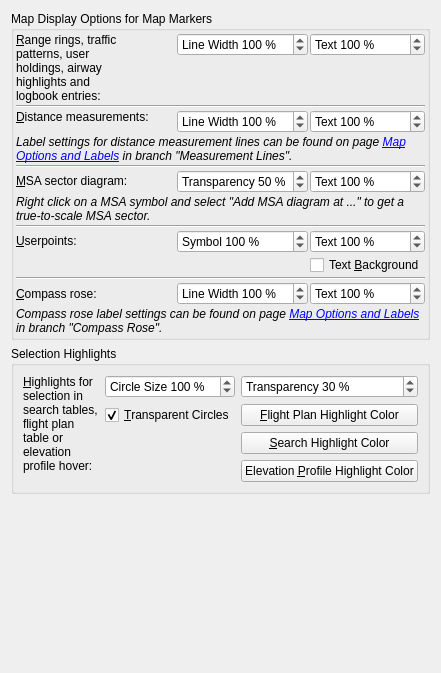
          <widget class="QWidget" name="scrollAreaWidgetContents_7">
           <property name="geometry">
            <rect>
             <x>0</x>
             <y>0</y>
             <width>441</width>
             <height>673</height>
            </rect>
           </property>
           <layout class="QGridLayout" name="gridLayout_35">
            <item row="3" column="0">
             <spacer name="verticalSpacer_7">
              <property name="orientation">
               <enum>Qt::Vertical</enum>
              </property>
              <property name="sizeHint" stdset="0">
               <size>
                <width>20</width>
                <height>0</height>
               </size>
              </property>
             </spacer>
            </item>
            <item row="0" column="0">
             <widget class="QGroupBox" name="groupBox">
              <property name="title">
               <string>Map Display Options for Map Markers</string>
              </property>
              <layout class="QGridLayout" name="gridLayout_29">
               <property name="leftMargin">
                <number>2</number>
               </property>
               <property name="topMargin">
                <number>2</number>
               </property>
               <property name="rightMargin">
                <number>2</number>
               </property>
               <property name="bottomMargin">
                <number>2</number>
               </property>
               <property name="spacing">
                <number>2</number>
               </property>
               <item row="0" column="4" alignment="Qt::AlignTop">
                <widget class="QSpinBox" name="spinBoxOptionsDisplayThicknessUserFeature">
                 <property name="toolTip">
                  <string>Line width for these map markers</string>
                 </property>
                 <property name="suffix">
                  <string> %</string>
                 </property>
                 <property name="prefix">
                  <string>Line Width </string>
                 </property>
                 <property name="minimum">
                  <number>20</number>
                 </property>
                 <property name="maximum">
                  <number>200</number>
                 </property>
                 <property name="singleStep">
                  <number>10</number>
                 </property>
                 <property name="value">
                  <number>100</number>
                 </property>
                </widget>
               </item>
               <item row="10" column="4">
                <widget class="QSpinBox" name="spinBoxOptionsDisplaySymbolSizeUserpoint">
                 <property name="toolTip">
                  <string>Symbol size for userpoints</string>
                 </property>
                 <property name="suffix">
                  <string> %</string>
                 </property>
                 <property name="prefix">
                  <string>Symbol </string>
                 </property>
                 <property name="minimum">
                  <number>50</number>
                 </property>
                 <property name="maximum">
                  <number>200</number>
                 </property>
                 <property name="singleStep">
                  <number>10</number>
                 </property>
                 <property name="value">
                  <number>100</number>
                 </property>
                </widget>
               </item>
               <item row="7" column="5">
                <widget class="QSpinBox" name="spinBoxOptionsDisplayTextSizeAirportMsa">
                 <property name="toolTip">
                  <string>Text size of the MSA sector diagram altitude labels</string>
                 </property>
                 <property name="suffix">
                  <string> %</string>
                 </property>
                 <property name="prefix">
                  <string>Text </string>
                 </property>
                 <property name="minimum">
                  <number>20</number>
                 </property>
                 <property name="maximum">
                  <number>150</number>
                 </property>
                 <property name="singleStep">
                  <number>10</number>
                 </property>
                 <property name="value">
                  <number>100</number>
                 </property>
                </widget>
               </item>
               <item row="13" column="5">
                <widget class="QSpinBox" name="spinBoxOptionsDisplayTextSizeCompassRose">
                 <property name="toolTip">
                  <string>Text size of the compass rose line labels</string>
                 </property>
                 <property name="suffix">
                  <string> %</string>
                 </property>
                 <property name="prefix">
                  <string>Text </string>
                 </property>
                 <property name="minimum">
                  <number>50</number>
                 </property>
                 <property name="maximum">
                  <number>200</number>
                 </property>
                 <property name="singleStep">
                  <number>10</number>
                 </property>
                 <property name="value">
                  <number>100</number>
                 </property>
                </widget>
               </item>
               <item row="2" column="2" colspan="4">
                <widget class="Line" name="line_20">
                 <property name="orientation">
                  <enum>Qt::Horizontal</enum>
                 </property>
                </widget>
               </item>
               <item row="6" column="2" colspan="4">
                <widget class="Line" name="line_22">
                 <property name="orientation">
                  <enum>Qt::Horizontal</enum>
                 </property>
                </widget>
               </item>
               <item row="7" column="2">
                <widget class="QLabel" name="labelOptionsMapAirportMsa">
                 <property name="toolTip">
                  <string/>
                 </property>
                 <property name="text">
                  <string>&amp;MSA sector diagram:</string>
                 </property>
                 <property name="wordWrap">
                  <bool>true</bool>
                 </property>
                 <property name="textInteractionFlags">
                  <set>Qt::LinksAccessibleByMouse|Qt::TextSelectableByMouse</set>
                 </property>
                 <property name="buddy">
                  <cstring>spinBoxOptionsDisplayTransparencyAirportMsa</cstring>
                 </property>
                </widget>
               </item>
               <item row="0" column="5" alignment="Qt::AlignTop">
                <widget class="QSpinBox" name="spinBoxOptionsDisplayTextSizeUserFeature">
                 <property name="toolTip">
                  <string>Text size for labels</string>
                 </property>
                 <property name="suffix">
                  <string> %</string>
                 </property>
                 <property name="prefix">
                  <string>Text </string>
                 </property>
                 <property name="minimum">
                  <number>50</number>
                 </property>
                 <property name="maximum">
                  <number>200</number>
                 </property>
                 <property name="singleStep">
                  <number>10</number>
                 </property>
                 <property name="value">
                  <number>100</number>
                 </property>
                </widget>
               </item>
               <item row="11" column="5">
                <widget class="QCheckBox" name="checkBoxOptionsMapUserpointText">
                 <property name="toolTip">
                  <string>Draw white background for userpoint text labels</string>
                 </property>
                 <property name="text">
                  <string>Text &amp;Background</string>
                 </property>
                </widget>
               </item>
               <item row="5" column="2" colspan="4">
                <widget class="QLabel" name="labelOptionsMeasurmentHint">
                 <property name="text">
                  <string>&lt;html&gt;&lt;head/&gt;&lt;body&gt;&lt;p&gt;&lt;img src=&quot;:/littlenavmap/resources/icons/bulb.svg&quot;/&gt;&lt;span style=&quot; font-style:italic;&quot;&gt;Label settings for distance measurement lines can be found on page &lt;/span&gt;&lt;a href=&quot;lnm://mapoptions&quot;&gt;&lt;span style=&quot; font-style:italic; text-decoration: underline;&quot;&gt;Map Options and Labels&lt;/span&gt;&lt;/a&gt;&lt;span style=&quot; font-style:italic;&quot;&gt; in branch &amp;quot;Measurement Lines&amp;quot;.&lt;/span&gt;&lt;/p&gt;&lt;/body&gt;&lt;/html&gt;</string>
                 </property>
                 <property name="wordWrap">
                  <bool>true</bool>
                 </property>
                 <property name="margin">
                  <number>10</number>
                 </property>
                 <property name="textInteractionFlags">
                  <set>Qt::LinksAccessibleByMouse|Qt::TextSelectableByMouse</set>
                 </property>
                </widget>
               </item>
               <item row="10" column="5">
                <widget class="QSpinBox" name="spinBoxOptionsDisplayTextSizeUserpoint">
                 <property name="toolTip">
                  <string>Label text size for userpoints</string>
                 </property>
                 <property name="suffix">
                  <string> %</string>
                 </property>
                 <property name="prefix">
                  <string>Text </string>
                 </property>
                 <property name="minimum">
                  <number>50</number>
                 </property>
                 <property name="maximum">
                  <number>200</number>
                 </property>
                 <property name="singleStep">
                  <number>10</number>
                 </property>
                 <property name="value">
                  <number>100</number>
                 </property>
                </widget>
               </item>
               <item row="15" column="2" colspan="4">
                <widget class="QLabel" name="labelOptionsCompassRoseHint">
                 <property name="text">
                  <string>&lt;html&gt;&lt;head/&gt;&lt;body&gt;&lt;p&gt;&lt;img src=&quot;:/littlenavmap/resources/icons/bulb.svg&quot;/&gt;&lt;span style=&quot; font-style:italic;&quot;&gt;Compass rose label settings can be found on page &lt;/span&gt;&lt;a href=&quot;lnm://mapoptions&quot;&gt;&lt;span style=&quot; font-style:italic; text-decoration: underline;&quot;&gt;Map Options and Labels&lt;/span&gt;&lt;/a&gt;&lt;span style=&quot; font-style:italic;&quot;&gt; in branch &amp;quot;Compass Rose&amp;quot;.&lt;/span&gt;&lt;/p&gt;&lt;/body&gt;&lt;/html&gt;</string>
                 </property>
                 <property name="wordWrap">
                  <bool>true</bool>
                 </property>
                 <property name="margin">
                  <number>10</number>
                 </property>
                 <property name="textInteractionFlags">
                  <set>Qt::LinksAccessibleByMouse|Qt::TextSelectableByMouse</set>
                 </property>
                </widget>
               </item>
               <item row="13" column="4">
                <widget class="QSpinBox" name="spinBoxOptionsDisplayThicknessCompassRose">
                 <property name="toolTip">
                  <string>Thickness of the compass rose lines</string>
                 </property>
                 <property name="suffix">
                  <string> %</string>
                 </property>
                 <property name="prefix">
                  <string>Line Width </string>
                 </property>
                 <property name="minimum">
                  <number>20</number>
                 </property>
                 <property name="maximum">
                  <number>200</number>
                 </property>
                 <property name="singleStep">
                  <number>10</number>
                 </property>
                 <property name="value">
                  <number>100</number>
                 </property>
                </widget>
               </item>
               <item row="13" column="2" colspan="2">
                <widget class="QLabel" name="labelOptionsMapCompassRoseThickness">
                 <property name="toolTip">
                  <string/>
                 </property>
                 <property name="text">
                  <string>&amp;Compass rose:</string>
                 </property>
                 <property name="wordWrap">
                  <bool>true</bool>
                 </property>
                 <property name="buddy">
                  <cstring>spinBoxOptionsDisplayThicknessCompassRose</cstring>
                 </property>
                </widget>
               </item>
               <item row="7" column="4">
                <widget class="QSpinBox" name="spinBoxOptionsDisplayTransparencyAirportMsa">
                 <property name="toolTip">
                  <string>Transparency of the MSA sector diagram text and lines.
Value 0 is opaque and 90 is most transparent.</string>
                 </property>
                 <property name="suffix">
                  <string> %</string>
                 </property>
                 <property name="prefix">
                  <string>Transparency </string>
                 </property>
                 <property name="minimum">
                  <number>0</number>
                 </property>
                 <property name="maximum">
                  <number>90</number>
                 </property>
                 <property name="singleStep">
                  <number>10</number>
                 </property>
                 <property name="value">
                  <number>50</number>
                 </property>
                </widget>
               </item>
               <item row="9" column="2" colspan="4">
                <widget class="Line" name="line_16">
                 <property name="orientation">
                  <enum>Qt::Horizontal</enum>
                 </property>
                </widget>
               </item>
               <item row="10" column="2" alignment="Qt::AlignVCenter">
                <widget class="QLabel" name="labelOptionsMapSizeUserpoint">
                 <property name="text">
                  <string>&amp;Userpoints:</string>
                 </property>
                 <property name="alignment">
                  <set>Qt::AlignLeading|Qt::AlignLeft|Qt::AlignTop</set>
                 </property>
                 <property name="wordWrap">
                  <bool>true</bool>
                 </property>
                 <property name="buddy">
                  <cstring>spinBoxOptionsDisplaySymbolSizeUserpoint</cstring>
                 </property>
                </widget>
               </item>
               <item row="0" column="2">
                <widget class="QLabel" name="labelOptionsMapSizeUserFeature">
                 <property name="text">
                  <string>&amp;Range rings, traffic patterns, user holdings, airway highlights and logbook entries:</string>
                 </property>
                 <property name="alignment">
                  <set>Qt::AlignLeading|Qt::AlignLeft|Qt::AlignTop</set>
                 </property>
                 <property name="wordWrap">
                  <bool>true</bool>
                 </property>
                 <property name="textInteractionFlags">
                  <set>Qt::LinksAccessibleByMouse|Qt::TextSelectableByMouse</set>
                 </property>
                 <property name="buddy">
                  <cstring>spinBoxOptionsDisplayThicknessUserFeature</cstring>
                 </property>
                </widget>
               </item>
               <item row="8" column="2" colspan="4">
                <widget class="QLabel" name="labelOptionsMsaHint">
                 <property name="text">
                  <string>&lt;html&gt;&lt;head/&gt;&lt;body&gt;&lt;p&gt;&lt;img src=&quot;:/littlenavmap/resources/icons/bulb.svg&quot;/&gt;&lt;span style=&quot; font-style:italic;&quot;&gt;Right click on a MSA symbol and select &amp;quot;Add MSA diagram at ...&amp;quot; to get a true-to-scale MSA sector.&lt;/span&gt;&lt;/p&gt;&lt;/body&gt;&lt;/html&gt;</string>
                 </property>
                 <property name="wordWrap">
                  <bool>true</bool>
                 </property>
                 <property name="margin">
                  <number>10</number>
                 </property>
                 <property name="textInteractionFlags">
                  <set>Qt::LinksAccessibleByMouse|Qt::TextSelectableByMouse</set>
                 </property>
                </widget>
               </item>
               <item row="12" column="2" colspan="4">
                <widget class="Line" name="line_3">
                 <property name="orientation">
                  <enum>Qt::Horizontal</enum>
                 </property>
                </widget>
               </item>
               <item row="4" column="4">
                <widget class="QSpinBox" name="spinBoxOptionsDisplayThicknessMeasurement">
                 <property name="toolTip">
                  <string>Line width for measurement lines</string>
                 </property>
                 <property name="suffix">
                  <string> %</string>
                 </property>
                 <property name="prefix">
                  <string>Line Width </string>
                 </property>
                 <property name="minimum">
                  <number>20</number>
                 </property>
                 <property name="maximum">
                  <number>200</number>
                 </property>
                 <property name="singleStep">
                  <number>10</number>
                 </property>
                 <property name="value">
                  <number>100</number>
                 </property>
                </widget>
               </item>
               <item row="4" column="5">
                <widget class="QSpinBox" name="spinBoxOptionsDisplayTextSizeMeasurement">
                 <property name="toolTip">
                  <string>Text size for measurement labels</string>
                 </property>
                 <property name="suffix">
                  <string> %</string>
                 </property>
                 <property name="prefix">
                  <string>Text </string>
                 </property>
                 <property name="minimum">
                  <number>50</number>
                 </property>
                 <property name="maximum">
                  <number>200</number>
                 </property>
                 <property name="singleStep">
                  <number>10</number>
                 </property>
                 <property name="value">
                  <number>100</number>
                 </property>
                </widget>
               </item>
               <item row="4" column="2" colspan="2">
                <widget class="QLabel" name="labelOptionsMapDistanceMeasurement">
                 <property name="text">
                  <string>&amp;Distance measurements:</string>
                 </property>
                 <property name="alignment">
                  <set>Qt::AlignLeading|Qt::AlignLeft|Qt::AlignTop</set>
                 </property>
                 <property name="wordWrap">
                  <bool>true</bool>
                 </property>
                 <property name="textInteractionFlags">
                  <set>Qt::LinksAccessibleByMouse|Qt::TextSelectableByMouse</set>
                 </property>
                 <property name="buddy">
                  <cstring>spinBoxOptionsDisplayThicknessMeasurement</cstring>
                 </property>
                </widget>
               </item>
              </layout>
             </widget>
            </item>
            <item row="2" column="0">
             <widget class="QGroupBox" name="groupBox_7">
              <property name="title">
               <string>Selection Highlights</string>
              </property>
              <layout class="QGridLayout" name="gridLayout_13">
               <item row="0" column="0" rowspan="4">
                <widget class="QLabel" name="labelOptionsMapSizeHighlight">
                 <property name="text">
                  <string>&amp;Highlights for selection in search tables, flight plan table or elevation profile hover:</string>
                 </property>
                 <property name="alignment">
                  <set>Qt::AlignLeading|Qt::AlignLeft|Qt::AlignTop</set>
                 </property>
                 <property name="wordWrap">
                  <bool>true</bool>
                 </property>
                 <property name="textInteractionFlags">
                  <set>Qt::LinksAccessibleByMouse|Qt::TextSelectableByMouse</set>
                 </property>
                 <property name="buddy">
                  <cstring>spinBoxOptionsDisplaySymbolSizeHighlight</cstring>
                 </property>
                </widget>
               </item>
               <item row="0" column="1">
                <widget class="QSpinBox" name="spinBoxOptionsDisplaySymbolSizeHighlight">
                 <property name="toolTip">
                  <string>Symbol size for selection highlight circles</string>
                 </property>
                 <property name="suffix">
                  <string> %</string>
                 </property>
                 <property name="prefix">
                  <string>Circle Size </string>
                 </property>
                 <property name="minimum">
                  <number>50</number>
                 </property>
                 <property name="maximum">
                  <number>200</number>
                 </property>
                 <property name="singleStep">
                  <number>10</number>
                 </property>
                 <property name="value">
                  <number>100</number>
                 </property>
                </widget>
               </item>
               <item row="0" column="2">
                <widget class="QSpinBox" name="spinBoxOptionsMapHighlightTransparent">
                 <property name="toolTip">
                  <string>Transparency of the selection highlight circles.
Value 0 is opaque and 90 is most transparent.</string>
                 </property>
                 <property name="suffix">
                  <string> %</string>
                 </property>
                 <property name="prefix">
                  <string>Transparency </string>
                 </property>
                 <property name="minimum">
                  <number>0</number>
                 </property>
                 <property name="maximum">
                  <number>90</number>
                 </property>
                 <property name="singleStep">
                  <number>10</number>
                 </property>
                 <property name="value">
                  <number>30</number>
                 </property>
                </widget>
               </item>
               <item row="1" column="1">
                <widget class="QCheckBox" name="checkBoxOptionsMapHighlightTransparent">
                 <property name="toolTip">
                  <string>Change the display of circles highlighting selected features on the map.
These are shown when a flight plan leg is selected, an entry in a search result table is selected or 
if you hover over the elevation profile.</string>
                 </property>
                 <property name="text">
                  <string>&amp;Transparent Circles</string>
                 </property>
                 <property name="checked">
                  <bool>true</bool>
                 </property>
                </widget>
               </item>
               <item row="1" column="2">
                <widget class="QPushButton" name="pushButtonOptionsMapHighlightFlightPlanColor">
                 <property name="sizePolicy">
                  <sizepolicy hsizetype="Expanding" vsizetype="Fixed">
                   <horstretch>0</horstretch>
                   <verstretch>0</verstretch>
                  </sizepolicy>
                 </property>
                 <property name="toolTip">
                  <string>Highlight color on the map for selected legs in the flight plan table.</string>
                 </property>
                 <property name="text">
                  <string>&amp;Flight Plan Highlight Color</string>
                 </property>
                </widget>
               </item>
               <item row="2" column="2">
                <widget class="QPushButton" name="pushButtonOptionsMapHighlightSearchColor">
                 <property name="sizePolicy">
                  <sizepolicy hsizetype="Expanding" vsizetype="Fixed">
                   <horstretch>0</horstretch>
                   <verstretch>0</verstretch>
                  </sizepolicy>
                 </property>
                 <property name="toolTip">
                  <string>Highlight color on the map for selected entries in the search result tables.</string>
                 </property>
                 <property name="text">
                  <string>&amp;Search Highlight Color</string>
                 </property>
                </widget>
               </item>
               <item row="3" column="2">
                <widget class="QPushButton" name="pushButtonOptionsMapHighlightProfileColor">
                 <property name="sizePolicy">
                  <sizepolicy hsizetype="Expanding" vsizetype="Fixed">
                   <horstretch>0</horstretch>
                   <verstretch>0</verstretch>
                  </sizepolicy>
                 </property>
                 <property name="toolTip">
                  <string>Color for highlighted flight plan position for cursor in the elevation profile.</string>
                 </property>
                 <property name="text">
                  <string>Elevation &amp;Profile Highlight Color</string>
                 </property>
                </widget>
               </item>
              </layout>
             </widget>
            </item>
           </layout>
          </widget>
